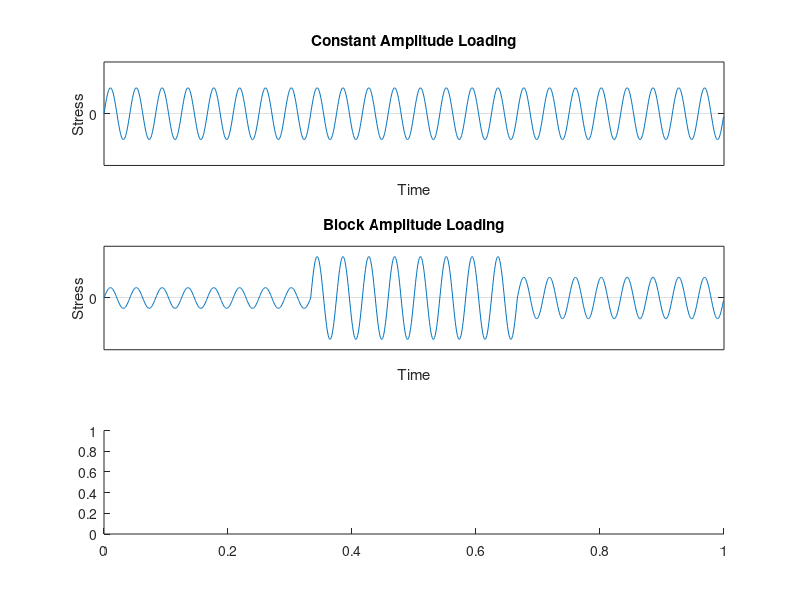

Reproduce this figure in MATLAB. (Note: this script raises an error after producing the figure.)
clear ylabel;
clear xlabel;

f=1;
T=1/f;
sr=50;
dur = 24;
t1=dur/3;
t2=2*dur/3;
t3=dur;

dt=1/sr;

nt=floor(dur/dt);

t=zeros(nt,1);
a=zeros(nt,1);
b=zeros(nt,1);

for i=1:nt
    
    t(i)=(i-1)*dt;
    
    a(i)=sin(2*pi*t(i)/T);
    b(i)=a(i);
    
    if(t(i)<=t1)
       
        b(i)=1*b(i);
        
    end
    if(t(i)>t1 && t(i)<=t2)
       
        b(i)=4*b(i);
        
    end    
    if(t(i)>t2 && t(i)<=t3)
       
        b(i)=2*b(i);
        
    end    
    
end   

hp=figure(999);


subplot(3,1,1);
plot(t,a);
grid on;
xlabel('Time');
title('Constant Amplitude Loading');
qmax=2;
ylim([-qmax,qmax]);
xlim([0 24]);
ylabel('Stress');
set(gca,'XTick',[],'YTick',[0]);

%
subplot(3,1,2);
plot(t,b);
grid on;
xlabel('Time');
title('Block Amplitude Loading');
qqq=get(gca,'ylim');
qmax=5;
ylim([-qmax,qmax]);
xlim([0 24]);
ylabel('Stress');
set(gca,'XTick',[],'YTick',[0]);

%
subplot(3,1,3);
plot(acc1(:,1),acc1(:,2));
grid on;
xlabel('Time');
ylabel('Stress');
title('Variable Amplitude Loading');
qmax=0.7;
ylim([-qmax,qmax]);
xlim([0 24]);
set(gca,'XTick',[],'YTick',[0]);

set(hp, 'Position', [50 50 750 750]);

